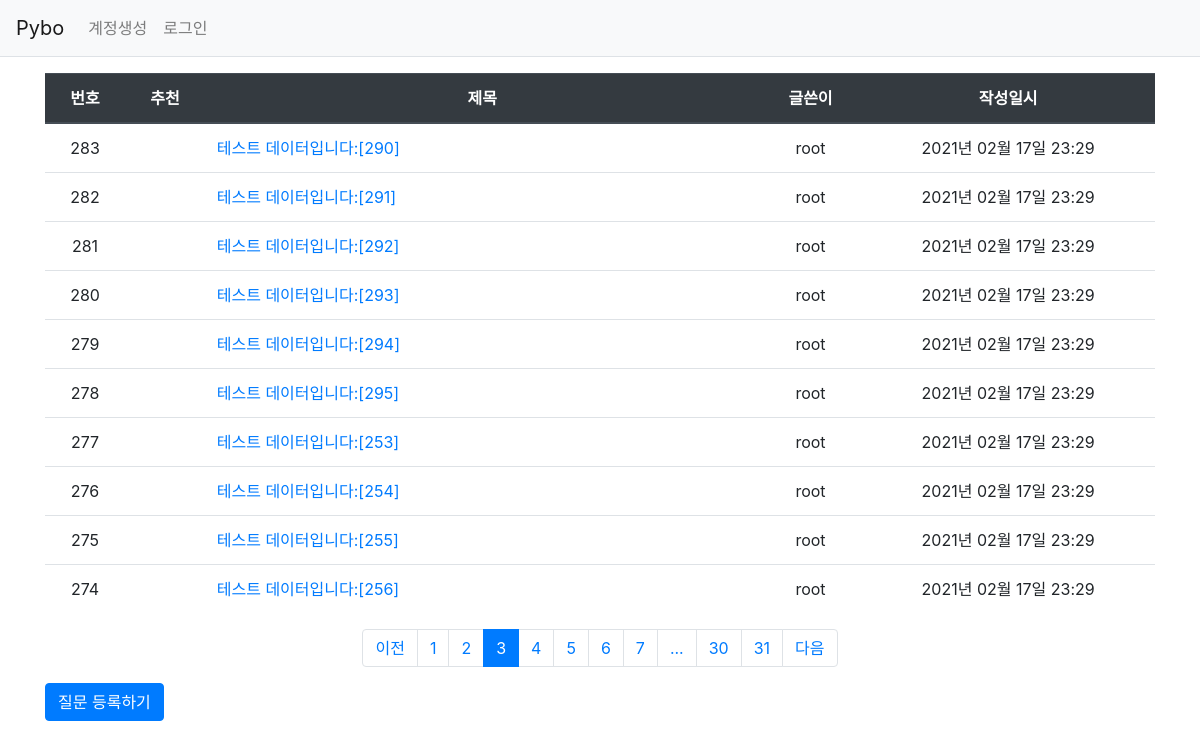
Screenshot of /question/list/?page=3 with the database file from the repository.
### pybo/models.py (models this page shows)
class Question(db.Model):   # 모든 모델의 기본 클래스인 db.Model 상속받음.
    id = db.Column(db.Integer, primary_key=True)
    subject = db.Column(db.String(200), nullable=False)
    content = db.Column(db.Text(), nullable=False)
    create_date = db.Column(db.DateTime(), nullable=False)
    modify_date = db.Column(db.DateTime(), nullable=True)
    voter = db.relationship('User', secondary=question_voter, backref=db.backref('question_voter_set'))
    user_id = db.Column(db.Integer, db.ForeignKey('user.id', ondelete='CASCADE'), nullable=False)
    user = db.relationship('User', backref=db.backref('question_set'))

class User(db.Model):
    id = db.Column(db.Integer, primary_key=True)    # 자동으로 증가하는 user 모델의 기본 키
    username = db.Column(db.String(150), unique=True, nullable=False)
    password = db.Column(db.String(200), nullable=False)
    email = db.Column(db.String(120), unique=True, nullable=False)

### pybo/views/question_views.py (the view)
@bp.route('/list/')
def _list():
    page = request.args.get('page', type=int, default=1)    # 페이징 기능 구현
    question_list = Question.query.order_by(Question.create_date.desc())
    question_list = question_list.paginate(page, per_page=10)
    return render_template('question/question_list.html', question_list=question_list)

### pybo/filter.py (called while the page is built)
def format_datetime(value, fmt='%Y년 %m월 %d일 %H:%M'):
    return value.strftime(fmt)

### pybo/views/auth_views.py (called while the page is built)
@bp.before_app_request
def load_logged_in_user():
    user_id = session.get('user_id')
    if user_id is None:
        g.user = None
    else:
        g.user = User.query.get(user_id)

### pybo/templates/question/question_list.html (shortened to what this page needs)
{% extends 'base.html' %}
{% block content %}
<div class="container my-3">
    <table class="table">
        <thead>
            <tr class="text-center thead-dark">
                <th>번호</th>
                <th>추천</th>
                <th style="width:50%">제목</th>
                <th>글쓴이</th>
                <th>작성일시</th>
            </tr>
        </thead>
        <tbody>
            {% if question_list %}
            {% for question in question_list.items %}
            <tr class="text-center">
                <td>{{ question_list.total - ((question_list.page-1) * question_list.per_page) - loop.index0 }}</td>
                <td>
                </td>
                <td class="text-left">
                    <a href="{{url_for('question.detail', question_id=question.id)}}">
                        {{question.subject}}
                    </a>
                </td>
                <td>{{ question.user.username }}</td>
                <td>{{question.create_date|datetime}}</td>
            </tr>
            {% endfor %}
            {% else %}
            <tr>
                <td colspan="3">질문이 없습니다.</td>
            </tr>
            {% endif %}
        </tbody>
    </table>
    <ul class="pagination justify-content-center">
        {% if question_list.has_prev %}
        <li class="page-item">
            <a class="page-link" href="?page={{ question_list.prev_num }}">이전</a>
        </li>
        {% else %}
        <li class="page-item disabled">
            <a class="page-link" tabindex="-1" aria-disabled="true" href="#">이전</a>
        </li>
        {% endif %}
        {% for page_num in question_list.iter_pages() %}
            {% if page_num %}
                {% if page_num != question_list.page %}
                <li class="page-item">
                    <a class="page-link" href="?page={{ page_num }}">{{ page_num }}</a>
                </li>
                {% else %}
                <li class="page-item active" aria-current="page">
                    <a class="page-link" href="#">{{ page_num }}</a>
                </li>
                {% endif %}
            {% else %}
                <li class="disabled">
                    <a class="page-link" href="#">...</a>
                </li>
            {% endif %}
        {% endfor %}
        {% if question_list.has_next %}
        <li class="page-item">
            <a class="page-link" href="?page={{ question_list.next_num }}">다음</a>
        </li>
        {% else %}
        <li class="page-item disabled">
            <a class="page-link" tabindex="-1" aria-disabled="true" href="#">다음</a>
        </li>
        {% endif %}
    </ul>
    <a href = "{{ url_for('question.create') }}" class="btn btn-primary">질문 등록하기</a>
</div>
{% endblock %}

### rows the page displays
Question: total "283", subject "테스트 데이터입니다:[290]", user.username "root", create_date "2021년 02월 17일 23:29"
Question: total "282", subject "테스트 데이터입니다:[291]", user.username "root", create_date "2021년 02월 17일 23:29"
Question: total "281", subject "테스트 데이터입니다:[292]", user.username "root", create_date "2021년 02월 17일 23:29"
Question: total "280", subject "테스트 데이터입니다:[293]", user.username "root", create_date "2021년 02월 17일 23:29"
Question: total "279", subject "테스트 데이터입니다:[294]", user.username "root", create_date "2021년 02월 17일 23:29"
Question: total "278", subject "테스트 데이터입니다:[295]", user.username "root", create_date "2021년 02월 17일 23:29"
Question: total "277", subject "테스트 데이터입니다:[253]", user.username "root", create_date "2021년 02월 17일 23:29"
Question: total "276", subject "테스트 데이터입니다:[254]", user.username "root", create_date "2021년 02월 17일 23:29"
Question: total "275", subject "테스트 데이터입니다:[255]", user.username "root", create_date "2021년 02월 17일 23:29"
Question: total "274", subject "테스트 데이터입니다:[256]", user.username "root", create_date "2021년 02월 17일 23:29"

### other values shown
{{ page_num }} "1" "2" "4" "5" "6" "7" "30" "31"
{{ page_num }} "3"
